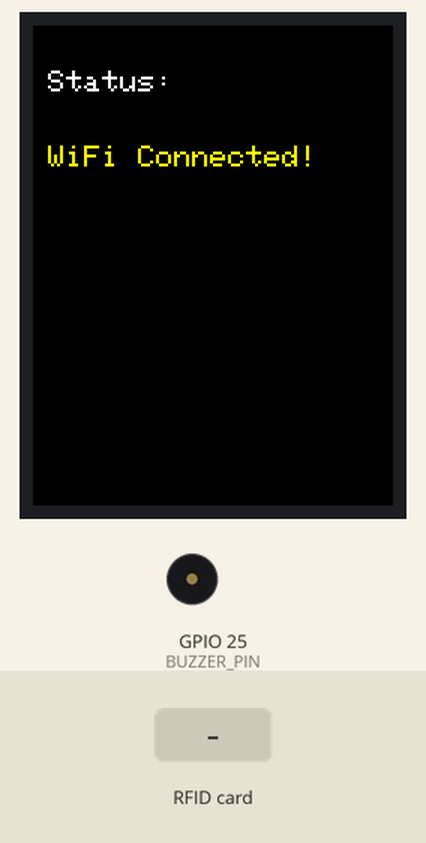
The sketch below on a simulated ESP32. Parts: 240×320 colour display, buzzer (waves = sounding). The test bench sets the inputs (shaded band). WiFi joins after 1.5 s; servers stay silent unless stated; uploads are accepted with an empty reply.

Above: at 4.1 s.
4.2 s: RFID card 5E 7A 19 C4 held to the reader
At 5.4 s:
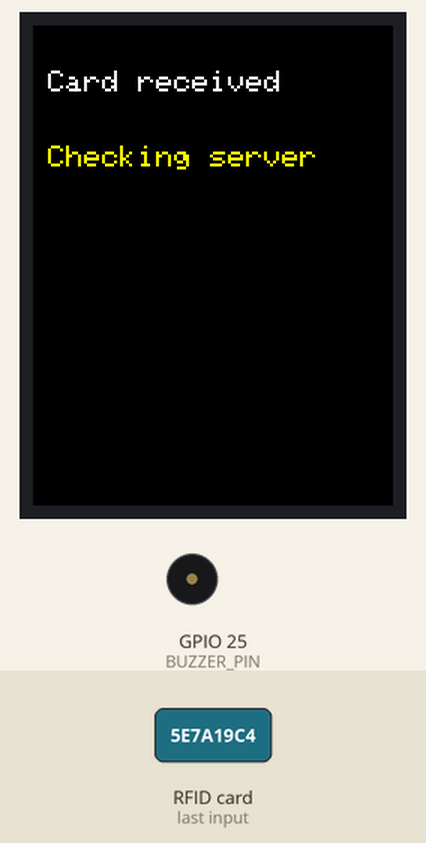
At 6.8 s:
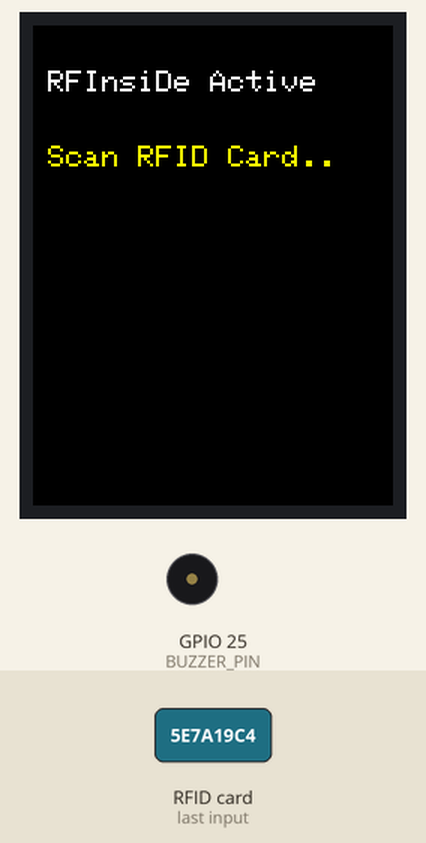
Timing chart, 0 to 8.3 s (numbered marks = the images above; inputs shaded):
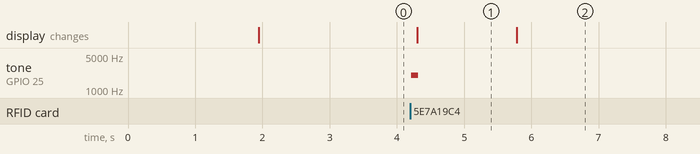

The sketch:

EVALUATION.ino
```cpp
#include <WiFi.h>
#include <HTTPClient.h>
#include <WiFiClientSecure.h>
#include <SPI.h>
#include <MFRC522.h>
#include <Adafruit_GFX.h>
#include <Adafruit_ILI9341.h>

// --- Pin Definitions for ESP32 ---
#define SS_PIN    5     // MFRC522 SDA/SS
#define RST_PIN   27    // MFRC522 RST
#define BUZZER_PIN 25   // Buzzer pin (set to 25 to avoid conflict with TFT CS on GPIO 4)

// --- TFT Display Pin Configuration (Software SPI) ---
#define TFT_CS   4
#define TFT_DC   21
#define TFT_RST  22
#define TFT_MOSI 13
#define TFT_SCLK 14
#define TFT_MISO 12

Adafruit_ILI9341 tft = Adafruit_ILI9341(TFT_CS, TFT_DC, TFT_MOSI, TFT_SCLK, TFT_RST, TFT_MISO);

// --- Network & API Configuration ---
const char* ssid     = "Our2.4G";
const char* password = "RZE-2004";

// const char* ssid     = "Ryze";
// const char* password = "Rize212004";

// const char* ssid     = "ROUGEASSASIN 0491";
// const char* password = "test123456";

// const char* ssid     = "Hexx";
// const char* password = "12345678";


//online
const char* settingsUrl = "https://rfinside.vercel.app/api/rfid-scan";
const char* attendanceLcdUrl = "https://rfinside.vercel.app/api/attendance-scan?format=lcd";
const char* lcdUrl = "https://rfinside.vercel.app/api/live-classrooms?room=";

// local, refer to the ip address of the laptop for the .x.x
// const char* settingsUrl ="http://192.168.100.2:8000/api/rfid-scan";
// const char* attendanceLcdUrl = "http://192.168.100.2:8000/api/check-latest-attendance";
// const char* lcdUrl = "http://192.168.100.2:8000/api/live-classrooms";


const char* room = "CC101";

// --- Scan Mode Configuration (Choose: SETTINGS_MODE, ATTENDANCE_MODE, or BOTH_MODE) ---
enum ScanMode { SETTINGS_MODE, ATTENDANCE_MODE, BOTH_MODE };
const ScanMode scanMode = BOTH_MODE; // Handles both settings and attendance

MFRC522 mfrc522(SS_PIN, RST_PIN);

unsigned long lastWifiCheck = 0;
bool wasConnected = true;

unsigned long attendanceDisplayUntil = 0;
unsigned long lastLcdPoll = 0;
String lastClassDisplayPayload = "";
bool classDisplayNeedsRefresh = true;

// --- Helper Function to Update TFT Text Layout ---
void updateTftText(String line1, String line2, uint16_t textColor = ILI9341_WHITE) {
  classDisplayNeedsRefresh = true;
  tft.fillScreen(ILI9341_BLACK);

  // Line 1
  tft.setCursor(10, 30);
  tft.setTextColor(textColor);
  tft.setTextSize(2);
  tft.println(line1);

  // Line 2
  tft.setCursor(10, 80);
  tft.setTextColor(ILI9341_YELLOW);
  tft.setTextSize(2);
  tft.println(line2);

  // Software Mask: Permanently covers any bottom/edge static noise strip
  tft.fillRect(0, 220, 320, 20, ILI9341_BLACK);
}

void updateTftLines(String lines[5]) {
  tft.fillScreen(ILI9341_BLACK);
  tft.setTextSize(2);

  for (int i = 0; i < 5; i++) {
    tft.setCursor(10, 12 + (i * 42));
    tft.setTextColor(i == 3 ? ILI9341_YELLOW : ILI9341_WHITE);
    tft.println(lines[i]);
  }

  tft.fillRect(0, 220, 320, 20, ILI9341_BLACK);
}

// --- Function to Monitor and Reconnect Wi-Fi ---
void checkWiFiConnection() {
  // Check every 10 seconds to avoid blocking loop operations
  if (millis() - lastWifiCheck < 10000) return;
  lastWifiCheck = millis();

  if (WiFi.status() != WL_CONNECTED) {
    if (wasConnected) {
      updateTftText("WiFi Lost!", "Reconnecting...");
      wasConnected = false;
    }

    WiFi.disconnect();
    WiFi.begin(ssid, password);

    unsigned long startAttemptTime = millis();
    // Try reconnecting for up to 8 seconds
    while (WiFi.status() != WL_CONNECTED && millis() - startAttemptTime < 8000) {
      delay(500);
    }

    if (WiFi.status() == WL_CONNECTED) {
      wasConnected = true;
      updateTftText("RFInsiDe Active", "Scan RFID Card..");
    }
  }
}

// --- Function to Handle HTTP POST Scans ---
void postScan(const char* scanUrl, const String& jsonPayload, bool showAttendance = false) {
  if (WiFi.status() != WL_CONNECTED) return;

  WiFiClientSecure client;
  client.setInsecure(); // Bypass SSL certificate validation for Vercel

  HTTPClient http;
  if (http.begin(client, scanUrl)) {
    http.addHeader("User-Agent", "ESP32-RFID-Client");
    http.addHeader("Content-Type", "application/json");

    int responseCode = http.POST(jsonPayload);
    if (responseCode > 0) {
      String responseBody = http.getString();
      responseBody.replace("\r", "");
      responseBody.trim();

      if (responseBody.length() > 0) {
        int separator = responseBody.indexOf('|');
        if (separator >= 0) {
          updateTftText(responseBody.substring(0, separator), responseBody.substring(separator + 1), ILI9341_GREEN);
        } else {
          updateTftText("Response:", responseBody.substring(0, 20), ILI9341_GREEN);
        }

        if (showAttendance) {
          attendanceDisplayUntil = millis() + 8000UL; // Hold attendance message for 8 seconds
        } else {
          delay(3000); // Standard delay for settings responses
        }
      }
    }
    http.end();
  }
}

// --- Function to Periodically Poll Live Classroom Data ---
void pollLcdDisplay() {
  if (WiFi.status() != WL_CONNECTED || millis() - lastLcdPoll < 5000) {
    return;
  }
  lastLcdPoll = millis();

  WiFiClientSecure client;
  client.setInsecure();

  HTTPClient http;
  String lcdRequestUrl = String(lcdUrl) + room;
  if (http.begin(client, lcdRequestUrl)) {
    int responseCode = http.GET();
    if (responseCode > 0) {
      String payload = http.getString();
      payload.replace("\r", "");
      payload.trim();

      if (payload.length() > 0) {
        bool isClassUpdate = payload.startsWith("LCD:");
        String displayText = isClassUpdate ? payload.substring(4) : payload;
        String lines[5];
        int start = 0;
        bool hasFiveLines = true;

        for (int i = 0; i < 5; i++) {
          int separator = displayText.indexOf('|', start);
          if (i < 4 && separator < 0) {
            hasFiveLines = false;
            break;
          }

          int end = separator < 0 ? displayText.length() : separator;
          lines[i] = displayText.substring(start, end);
          start = end + 1;
        }

        if (hasFiveLines
            && (long)(millis() - attendanceDisplayUntil) >= 0
            && (classDisplayNeedsRefresh || displayText != lastClassDisplayPayload)) {
          updateTftLines(lines);
          lastClassDisplayPayload = displayText;
          classDisplayNeedsRefresh = false;
        }
      }
    }
    http.end();
  }
}

void setup() {
  Serial.begin(115200);

  // Initialize hardware
  SPI.begin();
  mfrc522.PCD_Init();

  pinMode(BUZZER_PIN, OUTPUT);
  digitalWrite(BUZZER_PIN, LOW);

  // Initialize TFT Display properly
  tft.begin();
  tft.fillScreen(ILI9341_BLACK);
  tft.setRotation(2);   // Change rotation (0, 1, 2, or 3) if needed

  updateTftText("System Boot", "Connecting WiFi...");

  // Connect to Wi-Fi
  WiFi.mode(WIFI_STA);
  WiFi.begin(ssid, password);

  while (WiFi.status() != WL_CONNECTED) {
    delay(500);
  }

  updateTftText("Status:", "WiFi Connected!");
  delay(1000);
}

void loop() {
  checkWiFiConnection();

  // Poll background classroom info from server
  pollLcdDisplay();

  // Look for new RFID cards
  if (!mfrc522.PICC_IsNewCardPresent() || !mfrc522.PICC_ReadCardSerial()) {
    return;
  }

  // Format UID string to uppercase hex
  String cardUID = "";
  for (byte i = 0; i < mfrc522.uid.size; i++) {
    if (mfrc522.uid.uidByte[i] < 0x10) cardUID += "0";
    cardUID += String(mfrc522.uid.uidByte[i], HEX);
  }
  cardUID.toUpperCase();

  // Audio feedback
  tone(BUZZER_PIN, 2000, 100);

  // Visual feedback on TFT
  updateTftText("Card received", "Checking server");

  // Build JSON Payload
  String jsonPayload = "{\"uid\":\"" + cardUID + "\",\"room\":\"" + String(room) + "\"}";

  // Send requests based on your chosen scan mode
  if (scanMode == SETTINGS_MODE || scanMode == BOTH_MODE) {
    postScan(settingsUrl, jsonPayload, false);
  }
  if (scanMode == ATTENDANCE_MODE || scanMode == BOTH_MODE) {
    postScan(attendanceLcdUrl, jsonPayload, true);
  }

  mfrc522.PICC_HaltA();

  // Cooldown delay before resetting display prompt (unless overridden by active message)
  delay(1000);
  if ((long)(millis() - attendanceDisplayUntil) >= 0) {
    updateTftText("RFInsiDe Active", "Scan RFID Card..");
  }
}
```

Measured:
- after the input at 4.2 s, tone on GPIO 25 (BUZZER_PIN): silent → 2000 Hz at once, → silent 0.10 s later; the display: changes after 0.10 s (image 1)
- what the display in image 1 shows lasts 1.5 s, from 4.3 s to 5.8 s
